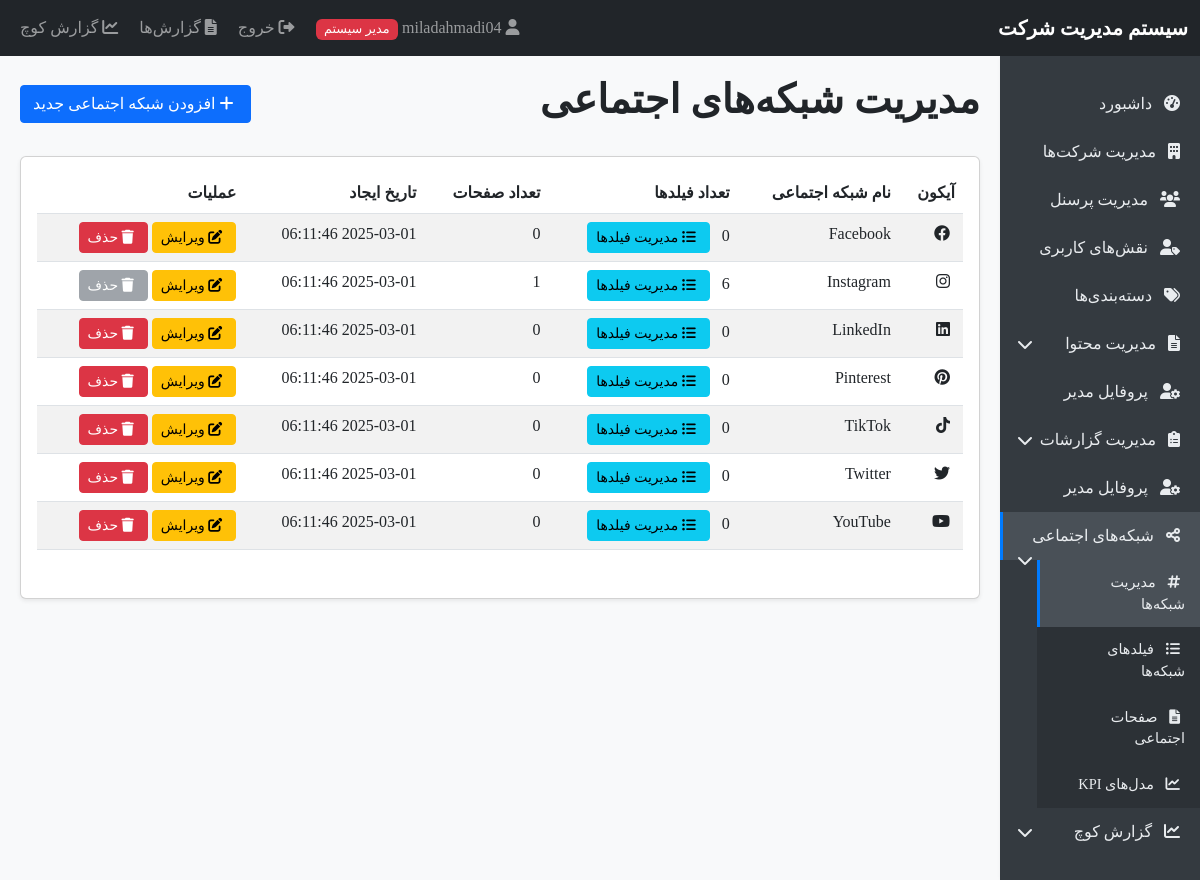
Page /social_networks.php (signed in) on the committed database.
### tables this page shows
CREATE TABLE `social_networks` (
  `id` int(11) NOT NULL,
  `name` varchar(100) NOT NULL,
  `icon` varchar(100) NOT NULL,
  `created_at` timestamp NOT NULL DEFAULT current_timestamp()
);

### social_networks.php (the view, shortened to what this page needs)
<?php
require_once 'database.php';
$stmt = $pdo->query("SELECT n.*,
                    (SELECT COUNT(*) FROM social_network_fields WHERE social_network_id = n.id) as field_count,
                    (SELECT COUNT(*) FROM social_pages WHERE social_network_id = n.id) as page_count
                    FROM social_networks n ORDER BY n.name");
$networks = $stmt->fetchAll();
include 'header.php';
?>
<div class="d-flex justify-content-between align-items-center mb-4">
    <h1>مدیریت شبکه‌های اجتماعی</h1>
    <button type="button" class="btn btn-primary" data-bs-toggle="modal" data-bs-target="#addNetworkModal">
        <i class="fas fa-plus"></i> افزودن شبکه اجتماعی جدید
    </button>
</div>
<div class="card">
    <div class="card-body">
        <?php if (count($networks) > 0): ?>
            <div class="table-responsive">
                <table class="table table-striped">
                    <thead>
                        <tr>
                            <th>آیکون</th>
                            <th>نام شبکه اجتماعی</th>
                            <th>تعداد فیلدها</th>
                            <th>تعداد صفحات</th>
                            <th>تاریخ ایجاد</th>
                            <th>عملیات</th>
                        </tr>
                    </thead>
                    <tbody>
                        <?php foreach ($networks as $network): ?>
                            <tr>
                                <td><i class="<?php echo $network['icon']; ?>"></i></td>
                                <td><?php echo $network['name']; ?></td>
                                <td>
                                    <a href="social_network_fields.php?network=<?php echo $network['id']; ?>" class="btn btn-sm btn-info ms-2">
                                        <i class="fas fa-list-ul"></i> مدیریت فیلدها
                                    </a>
                                </td>
                                <td><?php echo $network['page_count']; ?></td>
                                <td><?php echo $network['created_at']; ?></td>
                                <td>
                                    <button type="button" class="btn btn-sm btn-warning"
                                            data-bs-toggle="modal"
                                            data-bs-target="#editNetworkModal"
                                            data-id="<?php echo $network['id']; ?>"
                                            data-name="<?php echo $network['name']; ?>"
                                            data-icon="<?php echo $network['icon']; ?>">
                                        <i class="fas fa-edit"></i> ویرایش
                                    </button>
                                    <?php if ($network['page_count'] == 0): ?>
                                        <a href="?delete=<?php echo $network['id']; ?>"
                                           class="btn btn-sm btn-danger"
                                           onclick="return confirm('آیا از حذف این شبکه اجتماعی اطمینان دارید؟')">
                                            <i class="fas fa-trash"></i> حذف
                                        </a>
                                    <?php else: ?>
                                        <button class="btn btn-sm btn-secondary" disabled>
                                            <i class="fas fa-trash"></i> حذف
                                        </button>
                                    <?php endif; ?>
                                </td>
                            </tr>
                        <?php endforeach; ?>
                    </tbody>
                </table>
            </div>
        <?php else: ?>
            <p class="text-center">هیچ شبکه اجتماعی یافت نشد.</p>
        <?php endif; ?>
    </div>
</div>
<?php include 'footer.php'; ?>

### header.php (style rules this page uses)
body { font-family: Tahoma, Arial, sans-serif; background-color: #f8f9fa; }
.card { box-shadow: 0 0.125rem 0.25rem rgba(0, 0, 0, 0.075); margin-bottom: 1.5rem; }
.btn { border-radius: 0.25rem; }
.btn-sm { padding: 0.25rem 0.5rem; font-size: 0.875rem; }
.fas, .fab { margin-right: 5px; }
.table-responsive { margin-bottom: 1rem; }

### rows in the picture
social_networks: name "Facebook", page_count "0", created_at "2025-03-01 06:11:46"
social_networks: name "Instagram", page_count "1", created_at "2025-03-01 06:11:46", shows "حذف"
social_networks: name "LinkedIn", page_count "0", created_at "2025-03-01 06:11:46"
social_networks: name "Pinterest", page_count "0", created_at "2025-03-01 06:11:46"
social_networks: name "TikTok", page_count "0", created_at "2025-03-01 06:11:46"
social_networks: name "Twitter", page_count "0", created_at "2025-03-01 06:11:46"
social_networks: name "YouTube", page_count "0", created_at "2025-03-01 06:11:46"

### other values in the picture
$_SESSION['username'] "miladahmadi04"
